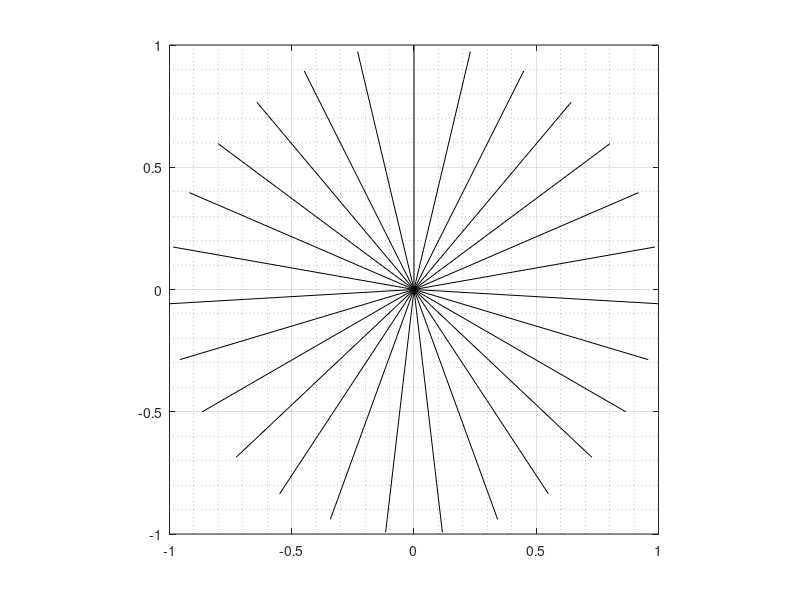

Recreate this plot in MATLAB.
%% Intro
% Calculating distribution factor, pitch factor and winding factor for a
% 22-pole, 27-slot, 3-phase machine
% Author: Baris Kuseyri<baris.kuseyri@metu.edu.tr>
% version 1.0 | 23/03/2020

%% Machine Parameters

m=3;    %phase number
Q=27;   %number of slots
pp=11;  %number of pole-pairs


%% Machine Variables

q=Q/(2*pp*m);    %number of slots per pole per phase
ps=360/(Q/pp);   %phase shift between coils

am=2*pi/27;      %slot pitch (mechanical)
ae=pp*2*pi/27;      %slot pitch (electrical)

v=[];

for i=1:27
    V(1:2,i)=[cos(ae*(i-1)+(pi/2)); sin(ae*(i-1)+(pi/2))];
    x=[0, V(1,i)];
    y=[0, V(2,i)];
    hold on;
    axis equal;
    grid on, grid minor, box on;
    axis([-1,1,-1,1]);
    plot(x,y,'-k')
end
% 
% x=[0, V(1,1)];
% y=[0, V(2,1)];
% hold on;
% axis equal;
% grid on, grid minor, box on;
% axis([-1,1,-1,1]);
% plot(x,y,'-*m')
% plot([2,2],[0,4],'--m')
% plot([0,4],[2,2],'--m')
% plot([2,2],[2,2],'--*m')







